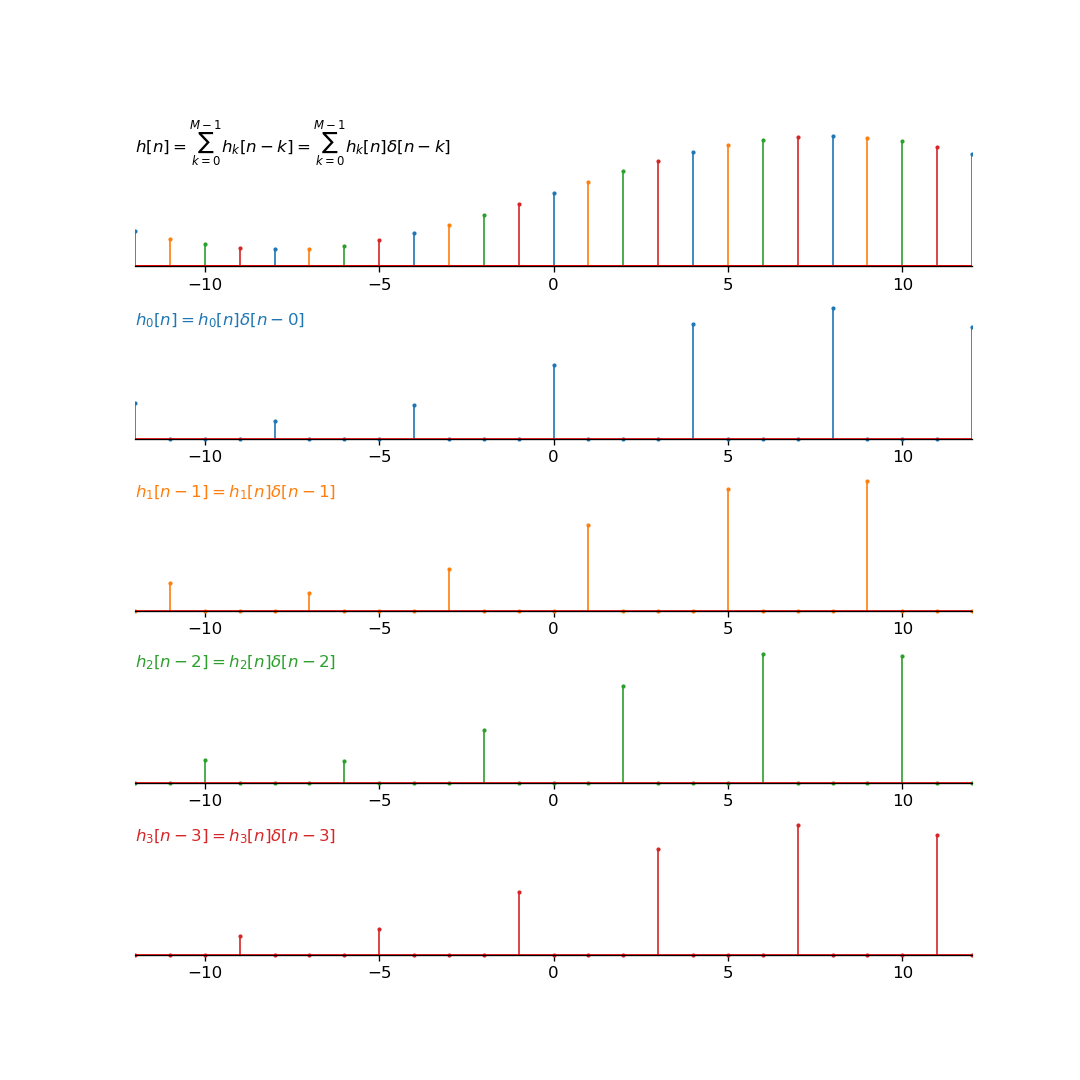

Recreate this plot in Python.
import numpy as np
import matplotlib.pyplot as plt

def axesOnlyX(ax):
    ax.spines['top'].set_color('none')
    ax.spines['left'].set_color('none')
    ax.spines['right'].set_color('none')
    ax.spines['bottom'].set_position('zero')
    ax.yaxis.set_ticks([])

def normalizeStem(ax, x, y, markerstyle='.', color='C0'):
    markers, stemlines, baseline = ax.stem(x, y, markerfmt=markerstyle)
    plt.setp(markers, 'markersize', 3, 'color', color)
    plt.setp(stemlines, 'linewidth', 1, 'color', color)
    plt.setp(baseline, 'linewidth', 1, 'color', 'r')
    return markers, stemlines, baseline


fig = plt.figure(figsize=(9,9), dpi=120)
ax1, ax2, ax3, ax4, ax5 = fig.subplots(5, 1)

f = lambda x: np.sin(.2*x)+1.3
mod = lambda x: np.where(x%4==0, 1, 0)
x = np.arange(-40, 40, 4)

axesOnlyX(ax1)
ax1.set_xlim(-12, 12)
normalizeStem(ax1, x, f(x), color='C0')
normalizeStem(ax1, x+1, f(x+1), color='C1')
normalizeStem(ax1, x+2, f(x+2), color='C2')
normalizeStem(ax1, x+3, f(x+3), color='C3')
ax1.annotate(r"$h[n] =\sum_{k=0}^{M-1}h_k[n-k] = \sum_{k=0}^{M-1} h_k[n]\delta[n-k]$", xy=(0, 0), xytext=(-12, 2))

x2 = np.arange(-40, 40, 1)
ax2.set_xlim(-12, 12)
axesOnlyX(ax2)
normalizeStem(ax2, x2, f(x2)*mod(x2), color='C0')
ax2.annotate(r"$h_0[n] = h_0[n]\delta[n-0]$", xy=(0, 0), xytext=(-12, 2), color='C0')

axesOnlyX(ax3)
ax3.set_xlim(-12, 12)
normalizeStem(ax3, x2+1, f(x2+1)*mod(x2), color='C1')
ax3.annotate(r"$h_1[n-1] = h_1[n]\delta[n-1]$", xy=(0, 0), xytext=(-12, 2), color='C1')

axesOnlyX(ax4)
ax4.set_xlim(-12, 12)
normalizeStem(ax4, x2+2, f(x2+2)*mod(x2), color='C2')
ax4.annotate(r"$h_2[n-2] = h_2[n]\delta[n-2]$", xy=(0, 0), xytext=(-12, 2), color='C2')

axesOnlyX(ax5)
ax5.set_xlim(-12, 12)
normalizeStem(ax5, x2+3, f(x2+3)*mod(x2), color='C3')
ax5.annotate(r"$h_3[n-3] = h_3[n]\delta[n-3]$", xy=(0, 0), xytext=(-12, 2), color='C3')

fig.savefig("multiphase.png", format='png')
plt.show()
